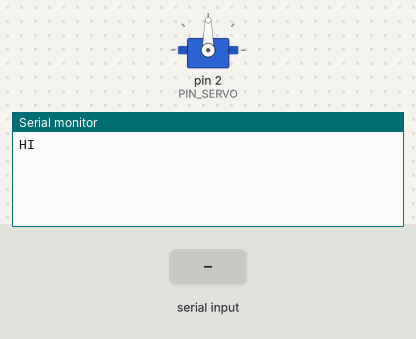
A sketch run on a simulated Arduino Uno, built with avr-gcc and run on an emulated ATmega328P. Parts: servo, the last lines printed to the serial monitor. The inputs (shaded band) are chosen by the test bench.

Above: at 1.2 s.
1.3 s: "moveTo(\n" received over Serial
At 2.1 s:
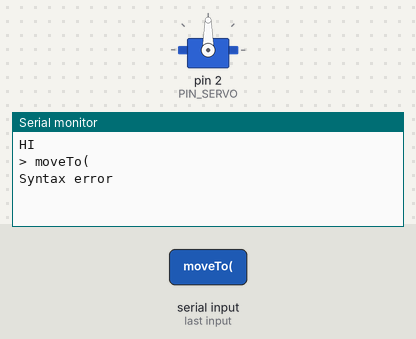
2.8 s: "90,45\n" received over Serial
At 3.1 s:
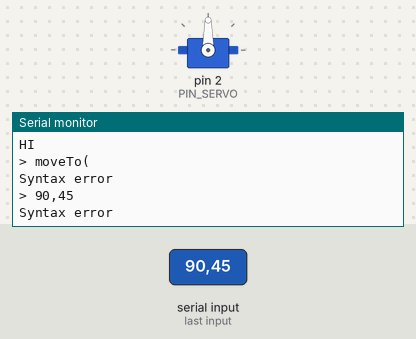
4.3 s: "5\n" received over Serial
At 5.2 s:
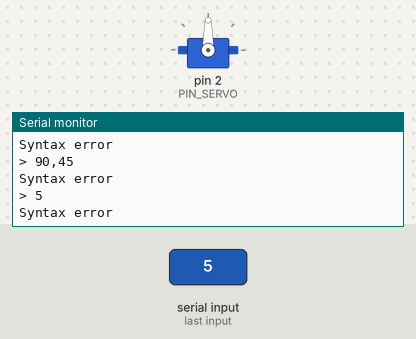

The sketch:

blatt02_3_5.ino
```cpp
#include <Servo.h>

int PIN_BTN1 = 9;
int PIN_BTN2 = 8;
int PIN_SERVO = 2;

Servo servo;

float strength = 0.f;
float globalTime = 0.f;
int lastTime = 0;

float maxAngle = 65;
float angle = 0;

int buf = 0;   // for incoming serial data
String cmdBuffer = "";

void setup() {
  Serial.begin(9600);
  Serial.println("HI");
  servo.attach(PIN_SERVO);
}

void runCommand(String cmd) {
  cmd.trim();
  if(cmd.substring(0, 7) == "moveTo(") {
    cmd = cmd.substring(7);
    int br = cmd.indexOf(')');
    if(br != -1) {
      String num = cmd.substring(0, br);
      char buf[32];
      num.toCharArray(buf, sizeof(buf));
      int angle = atoi(buf);
      setAngle(angle);
      return;
    }
  }
  Serial.println("Syntax error");
}

void setAngle(int a) {
  if(abs(a) < maxAngle) {
    angle = a;

    Serial.print("Setting angle to ");
    Serial.println(angle);
  } else {
    Serial.print("Error: Angle too big, maximum value is ");
    Serial.println(maxAngle);
  }
}

void loop() {
  // send data only when you receive data:
  while (Serial.available() > 0) {
    // read the incoming byte:
    buf = Serial.read();

    if(buf == (int)'\n') {
      // newline was pressed, run command and reset
      Serial.println("> " + cmdBuffer);
      runCommand(cmdBuffer);
      cmdBuffer = "";
    } else {
      cmdBuffer.concat((char) buf);
    }
  }

  servo.write(90 + angle);
}
```

Measured:
- after the input at 1.3 s, the serial monitor: prints a new line at once (image 1)
- after the input at 2.8 s, the serial monitor: prints a new line at once (image 2)
- after the input at 4.3 s, the serial monitor: prints a new line at once (image 3)
